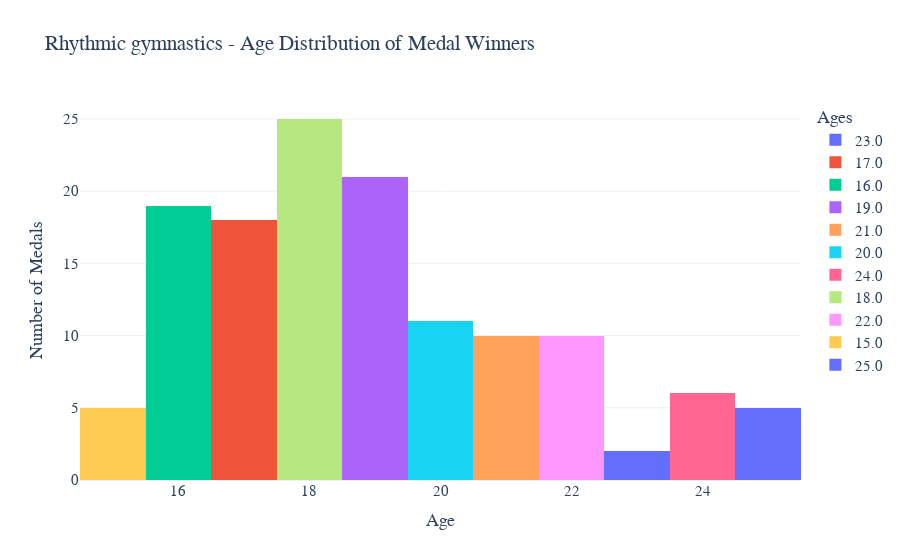

This figure's notebook cell:
### Markdown cell above
Age distribution among medal winners in Rhythmic Gymnastics.

### Code cell
age_distribution_rhythmic_gymnastics = os_data_rhythmic_gymnastic[os_data_rhythmic_gymnastic['Sport'] ==  'Rhythmic Gymnastics']
# Age distribution for medal winners in Rhythmic gymnastics
fig_age_distribution_rhythmic_gymnastics = px.histogram(age_distribution_rhythmic_gymnastics, x="Age",
                                               title="Rhythmic gymnastics - Age Distribution of Medal Winners",
                                               template="plotly_white",
                                               labels={"Age": "Ages", "Medals": "Medals"},  # Adjusted labels
                                                color="Age")

# Update layout
fig_age_distribution_rhythmic_gymnastics.update_layout(
    xaxis_title="Age",
    yaxis_title="Number of Medals",
    font_family="Rockwell",
    font_size=15,
   
)
# Show the age distribution for medal winners in Rhythmic gymnastics
fig_age_distribution_rhythmic_gymnastics.show()

### Figure 1 — Plotly figure (JSON) as saved in the notebook; plotly's stock layout.template omitted (floating-point values rounded to 4 significant figures)
{"data": [{"alignmentgroup": "True", "bingroup": "x", "hovertemplate": "Ages=%{x}<br>count=%{y}<extra></extra>", "legendgroup": "23.0", "marker": {"color": "#636efa", "pattern": {"shape": ""}}, "name": "23.0", "offsetgroup": "23.0", "orientation": "v", "showlegend": true, "type": "histogram", "x": [23, 23], "xaxis": "x", "yaxis": "y"}, {"alignmentgroup": "True", "bingroup": "x", "hovertemplate": "Ages=%{x}<br>count=%{y}<extra></extra>", "legendgroup": "17.0", "marker": {"color": "#EF553B", "pattern": {"shape": ""}}, "name": "17.0", "offsetgroup": "17.0", "orientation": "v", "showlegend": true, "type": "histogram", "x": [17, 17, 17, 17, 17, 17, 17, 17, 17, 17, 17, 17, 17, 17, 17, 17, 17, 17], "xaxis": "x", "yaxis": "y"}, {"alignmentgroup": "True", "bingroup": "x", "hovertemplate": "Ages=%{x}<br>count=%{y}<extra></extra>", "legendgroup": "16.0", "marker": {"color": "#00cc96", "pattern": {"shape": ""}}, "name": "16.0", "offsetgroup": "16.0", "orientation": "v", "showlegend": true, "type": "histogram", "x": [16, 16, 16, 16, 16, 16, 16, 16, 16, 16, 16, 16, 16, 16, 16, 16, 16, 16, 16], "xaxis": "x", "yaxis": "y"}, {"alignmentgroup": "True", "bingroup": "x", "hovertemplate": "Ages=%{x}<br>count=%{y}<extra></extra>", "legendgroup": "19.0", "marker": {"color": "#ab63fa", "pattern": {"shape": ""}}, "name": "19.0", "offsetgroup": "19.0", "orientation": "v", "showlegend": true, "type": "histogram", "x": [19, 19, 19, 19, 19, 19, 19, 19, 19, 19, 19, 19, 19, 19, 19, 19, 19, 19, 19, 19, 19], "xaxis": "x", "yaxis": "y"}, {"alignmentgroup": "True", "bingroup": "x", "hovertemplate": "Ages=%{x}<br>count=%{y}<extra></extra>", "legendgroup": "21.0", "marker": {"color": "#FFA15A", "pattern": {"shape": ""}}, "name": "21.0", "offsetgroup": "21.0", "orientation": "v", "showlegend": true, "type": "histogram", "x": [21, 21, 21, 21, 21, 21, 21, 21, 21, 21], "xaxis": "x", "yaxis": "y"}, {"alignmentgroup": "True", "bingroup": "x", "hovertemplate": "Ages=%{x}<br>count=%{y}<extra></extra>", "legendgroup": "20.0", "marker": {"color": "#19d3f3", "pattern": {"shape": ""}}, "name": "20.0", "offsetgroup": "20.0", "orientation": "v", "showlegend": true, "type": "histogram", "x": [20, 20, 20, 20, 20, 20, 20, 20, 20, 20, 20], "xaxis": "x", "yaxis": "y"}, {"alignmentgroup": "True", "bingroup": "x", "hovertemplate": "Ages=%{x}<br>count=%{y}<extra></extra>", "legendgroup": "24.0", "marker": {"color": "#FF6692", "pattern": {"shape": ""}}, "name": "24.0", "offsetgroup": "24.0", "orientation": "v", "showlegend": true, "type": "histogram", "x": [24, 24, 24, 24, 24, 24], "xaxis": "x", "yaxis": "y"}, {"alignmentgroup": "True", "bingroup": "x", "hovertemplate": "Ages=%{x}<br>count=%{y}<extra></extra>", "legendgroup": "18.0", "marker": {"color": "#B6E880", "pattern": {"shape": ""}}, "name": "18.0", "offsetgroup": "18.0", "orientation": "v", "showlegend": true, "type": "histogram", "x": [18, 18, 18, 18, 18, 18, 18, 18, 18, 18, 18, 18, 18, 18, 18, 18, 18, 18, 18, 18, 18, 18, 18, 18, 18], "xaxis": "x", "yaxis": "y"}, {"alignmentgroup": "True", "bingroup": "x", "hovertemplate": "Ages=%{x}<br>count=%{y}<extra></extra>", "legendgroup": "22.0", "marker": {"color": "#FF97FF", "pattern": {"shape": ""}}, "name": "22.0", "offsetgroup": "22.0", "orientation": "v", "showlegend": true, "type": "histogram", "x": [22, 22, 22, 22, 22, 22, 22, 22, 22, 22], "xaxis": "x", "yaxis": "y"}, {"alignmentgroup": "True", "bingroup": "x", "hovertemplate": "Ages=%{x}<br>count=%{y}<extra></extra>", "legendgroup": "15.0", "marker": {"color": "#FECB52", "pattern": {"shape": ""}}, "name": "15.0", "offsetgroup": "15.0", "orientation": "v", "showlegend": true, "type": "histogram", "x": [15, 15, 15, 15, 15], "xaxis": "x", "yaxis": "y"}, {"alignmentgroup": "True", "bingroup": "x", "hovertemplate": "Ages=%{x}<br>count=%{y}<extra></extra>", "legendgroup": "25.0", "marker": {"color": "#636efa", "pattern": {"shape": ""}}, "name": "25.0", "offsetgroup": "25.0", "orientation": "v", "showlegend": true, "type": "histogram", "x": [25, 25, 25, 25, 25], "xaxis": "x", "yaxis": "y"}], "layout": {"barmode": "relative", "font": {"family": "Rockwell", "size": 15}, "legend": {"title": {"text": "Ages"}, "tracegroupgap": 0}, "title": {"text": "Rhythmic gymnastics - Age Distribution of Medal Winners"}, "xaxis": {"anchor": "y", "categoryarray": [23, 17, 16, 19, 21, 20, 24, 18, 22, 15, 25], "categoryorder": "array", "domain": [0, 1], "title": {"text": "Age"}}, "yaxis": {"anchor": "x", "domain": [0, 1], "title": {"text": "Number of Medals"}}}}
